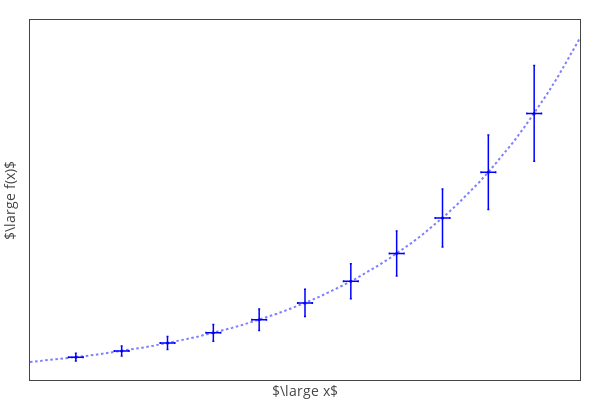

Here is the notebook cell this chart was saved with:
### Code cell
layout = go.Layout(
    xaxis=dict(
        range = [0, 3],
#         exponentformat = 'power',
#         ticks = 'inside',
#         dtick = np.pi,
        mirror = 'ticks',
        title = '$\large x$',
#         ticktext=['$-2\pi$', '$-\pi$', 0, '$\pi$', '$2\pi$'],
#         tickvals=[-2*np.pi, -np.pi, 0, np.pi, 2*np.pi],
#         type = 'log',
#         titlefont=dict(
#             family='Arial'
#             size=25
#             color='#7f7f7f'
#         ),
#         tickfont=dict(
#             family='Times New Roman',
#             size=18
#             color='#7f7f7f'
#         ),
#         automargin=True,
        showline=True,
        zeroline=False,
        showticklabels=False,
        showgrid=False
#     rangeselector=dict(
#             buttons=list([
#                 dict(count=1,
#                      label='1m',
#                      step='month',
#                      stepmode='backward'),
#                 dict(count=6,
#                      label='6m',
#                      step='month',
#                      stepmode='backward'),
#                 dict(count=1,
#                     label='YTD',
#                     step='year',
#                     stepmode='todate'),
#                 dict(count=1,
#                     label='1y',
#                     step='year',
#                     stepmode='backward'),
#                 dict(step='all')
#             ])
#         ),
#         rangeslider=dict(
#             visible = True
#         )
    ),
    yaxis=dict(
#         range = [-2, 2],
#         exponentformat = 'power',
#         ticks = 'inside',
#         dtick = 1,
        mirror = 'ticks',
        title = '$\large f(x)$',
#         type = 'log',
#         titlefont=dict(
#             family='Arial'
#             size=20
#             color='#7f7f7f'
#         ),
#         tickfont=dict(
#             family='Times New Roman',
#             size=18
#             color='#7f7f7f'
#         ),
#         automargin=True,
        showline=True,
        zeroline=False,
        showticklabels=False,
        showgrid=False 
    ),
#     legend=dict(
#         x=0.35,
#         y=0.95,
#         traceorder='normal',
# #         font=dict(
# #             family='Arial',
# #             size=18
# #             color='blue'
# #         ),
# #         bgcolor='#E2E2E2',
# #         bordercolor='black',
# #         borderwidth=1
#     ),
    showlegend=False,
    autosize=False,
    width=600,
    height=400,
    margin=go.layout.Margin(
        l=30,
        r=20,
        b=20,
        t=20,
        pad=0
    )
)
fig = go.Figure(data=data, layout=layout)
# py.iplot(fig, filename='Fig1-4')
iplot(fig)
pio.write_image(fig, 'C:/Users/garyh/OneDrive/TEXTBOOK/NC/fig1-4.png', format='png', scale=5)
print("Done saving image!")

### Figure 1 — Plotly figure (JSON) as saved in the notebook; plotly's stock layout.template omitted (floating-point values rounded to 4 significant figures)
{"data": [{"line": {"color": "rgba(0,0,255,0.5)", "dash": "0.5%", "width": 2}, "mode": "lines", "type": "scatter", "uid": "9eb956c3-e89d-4a5b-a055-2b3798ee3ff3", "x": [0, 0.06122, 0.1224, 0.1837, 0.2449, 0.3061, 0.3673, 0.4286, 0.4898, 0.551, 0.6122, 0.6735, 0.7347, 0.7959, 0.8571, 0.9184, 0.9796, 1.041, 1.102, 1.163, 1.224, 1.286, 1.347, 1.408, 1.469, 1.531, 1.592, 1.653, 1.714, 1.776, 1.837, 1.898, 1.959, 2.02, 2.082, 2.143, 2.204, 2.265, 2.327, 2.388, 2.449, 2.51, 2.571, 2.633, 2.694, 2.755, 2.816, 2.878, 2.939, 3], "y": [1, 1.063, 1.13, 1.202, 1.277, 1.358, 1.444, 1.535, 1.632, 1.735, 1.845, 1.961, 2.085, 2.216, 2.356, 2.505, 2.663, 2.832, 3.01, 3.2, 3.402, 3.617, 3.846, 4.088, 4.347, 4.621, 4.913, 5.223, 5.553, 5.903, 6.276, 6.672, 7.094, 7.541, 8.018, 8.524, 9.062, 9.634, 10.24, 10.89, 11.58, 12.31, 13.08, 13.91, 14.79, 15.72, 16.72, 17.77, 18.89, 20.09]}, {"error_x": {"copy_ystyle": true, "symmetric": true, "type": "constant", "value": 0.04, "visible": true}, "error_y": {"color": "blue", "symmetric": true, "thickness": 1.5, "type": "percent", "value": 18, "visible": true, "width": 1}, "marker": {"color": "blue", "size": 3}, "mode": "markers", "type": "scatter", "uid": "3e1a660e-874c-49d7-9cf6-8cb3351786e0", "x": [0.25, 0.5, 0.75, 1, 1.25, 1.5, 1.75, 2, 2.25, 2.5, 2.75], "y": [1.284, 1.649, 2.117, 2.718, 3.49, 4.482, 5.755, 7.389, 9.488, 12.18, 15.64]}], "layout": {"autosize": false, "height": 400, "margin": {"b": 20, "l": 30, "pad": 0, "r": 20, "t": 20}, "showlegend": false, "width": 600, "xaxis": {"mirror": "ticks", "range": [0, 3], "showgrid": false, "showline": true, "showticklabels": false, "title": "$\\large x$", "zeroline": false}, "yaxis": {"mirror": "ticks", "showgrid": false, "showline": true, "showticklabels": false, "title": "$\\large f(x)$", "zeroline": false}}}
